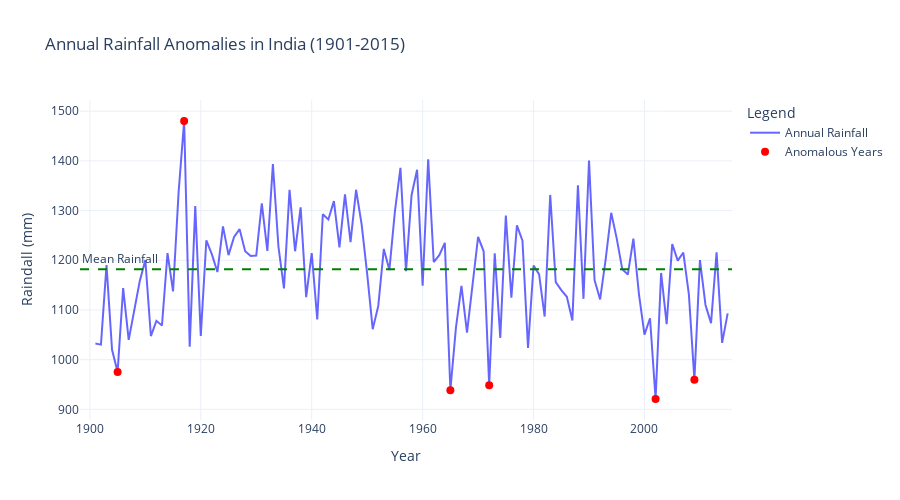

Notebook code cell kept with this figure:
### Code cell
fig_annual_anomalies = go.Figure()

fig_annual_anomalies.add_trace(go.Scatter(
    x=rainfall_data['YEAR'],
    y=rainfall_data['ANNUAL'],
    mode='lines',
    name='Annual Rainfall',
    line=dict(color='blue', width=2),
    opacity=0.6
))

fig_annual_anomalies.add_trace(go.Scatter(
    x=annual_anomalies['YEAR'],
    y=annual_anomalies['ANNUAL'],
    mode='markers',
    name='Anomalous Years',
    marker=dict(color='red', size=8, symbol='circle')
))

fig_annual_anomalies.add_hline(
    y=rainfall_data['ANNUAL'].mean(),
    line_dash='dash',
    line_color='green',
    annotation_text='Mean Rainfall',
    annotation_position='top left'
)

fig_annual_anomalies.update_layout(
    title='Annual Rainfall Anomalies in India (1901-2015)',
    xaxis_title='Year',
    yaxis_title='Raindall (mm)',
    template='plotly_white',
    legend=dict(title='Legend'),
    height=500
)

fig_annual_anomalies

### Figure 1 — Plotly figure (JSON) as saved in the notebook; plotly's stock layout.template omitted (floating-point values rounded to 4 significant figures)
{"data": [{"line": {"color": "blue", "width": 2}, "mode": "lines", "name": "Annual Rainfall", "opacity": 0.6, "type": "scatter", "x": [1901, 1902, 1903, 1904, 1905, 1906, 1907, 1908, 1909, 1910, 1911, 1912, 1913, 1914, 1915, 1916, 1917, 1918, 1919, 1920, 1921, 1922, 1923, 1924, 1925, 1926, 1927, 1928, 1929, 1930, 1931, 1932, 1933, 1934, 1935, 1936, 1937, 1938, 1939, 1940, 1941, 1942, 1943, 1944, 1945, 1946, 1947, 1948, 1949, 1950, 1951, 1952, 1953, 1954, 1955, 1956, 1957, 1958, 1959, 1960, 1961, 1962, 1963, 1964, 1965, 1966, 1967, 1968, 1969, 1970, 1971, 1972, 1973, 1974, 1975, 1976, 1977, 1978, 1979, 1980, 1981, 1982, 1983, 1984, 1985, 1986, 1987, 1988, 1989, 1990, 1991, 1992, 1993, 1994, 1995, 1996, 1997, 1998, 1999, 2000, 2001, 2002, 2003, 2004, 2005, 2006, 2007, 2008, 2009, 2010, 2011, 2012, 2013, 2014, 2015], "y": [1032.0, 1030.0, 1190.0, 1020.0, 975.3, 1144.0, 1040.0, 1097.0, 1158.0, 1200.0, 1048.0, 1078.0, 1069.0, 1214.0, 1137.0, 1337.0, 1480.0, 1026.0, 1309.0, 1048.0, 1240.0, 1212.0, 1176.0, 1268.0, 1210.0, 1247.0, 1263.0, 1218.0, 1208.0, 1209.0, 1315.0, 1219.0, 1394.0, 1228.0, 1143.0, 1342.0, 1218.0, 1307.0, 1126.0, 1215.0, 1081.0, 1293.0, 1282.0, 1319.0, 1226.0, 1333.0, 1237.0, 1342.0, 1272.0, 1172.0, 1061.0, 1108.0, 1223.0, 1180.0, 1298.0, 1386.0, 1178.0, 1331, 1382.0, 1149, 1403, 1196.0, 1210.0, 1235.0, 938.4, 1064, 1148.0, 1054.0, 1148.0, 1247, 1218, 948.5, 1214, 1044.0, 1290.0, 1125.0, 1270.0, 1239.0, 1023.0, 1190.0, 1172.0, 1087.0, 1332.0, 1156.0, 1140, 1127.0, 1079.0, 1351, 1122.0, 1401.0, 1160.0, 1121.0, 1202.0, 1296.0, 1244.0, 1182.0, 1171.0, 1244.0, 1132, 1050.0, 1083.0, 920.8, 1174.0, 1071.0, 1232.0, 1199.0, 1216.0, 1132.0, 959.3, 1200.0, 1110.0, 1074.0, 1216.0, 1034.0, 1093.0]}, {"marker": {"color": "red", "size": 8, "symbol": "circle"}, "mode": "markers", "name": "Anomalous Years", "type": "scatter", "x": [1905, 1917, 1965, 1972, 2002, 2009], "y": [975.3, 1480.0, 938.4, 948.5, 920.8, 959.3]}], "layout": {"annotations": [{"showarrow": false, "text": "Mean Rainfall", "x": 0, "xanchor": "left", "xref": "x domain", "y": 1182.0, "yanchor": "bottom", "yref": "y"}], "height": 500, "legend": {"title": {"text": "Legend"}}, "shapes": [{"line": {"color": "green", "dash": "dash"}, "type": "line", "x0": 0, "x1": 1, "xref": "x domain", "y0": 1182.0, "y1": 1182.0, "yref": "y"}], "title": {"text": "Annual Rainfall Anomalies in India (1901-2015)"}, "xaxis": {"title": {"text": "Year"}}, "yaxis": {"title": {"text": "Raindall (mm)"}}}}
